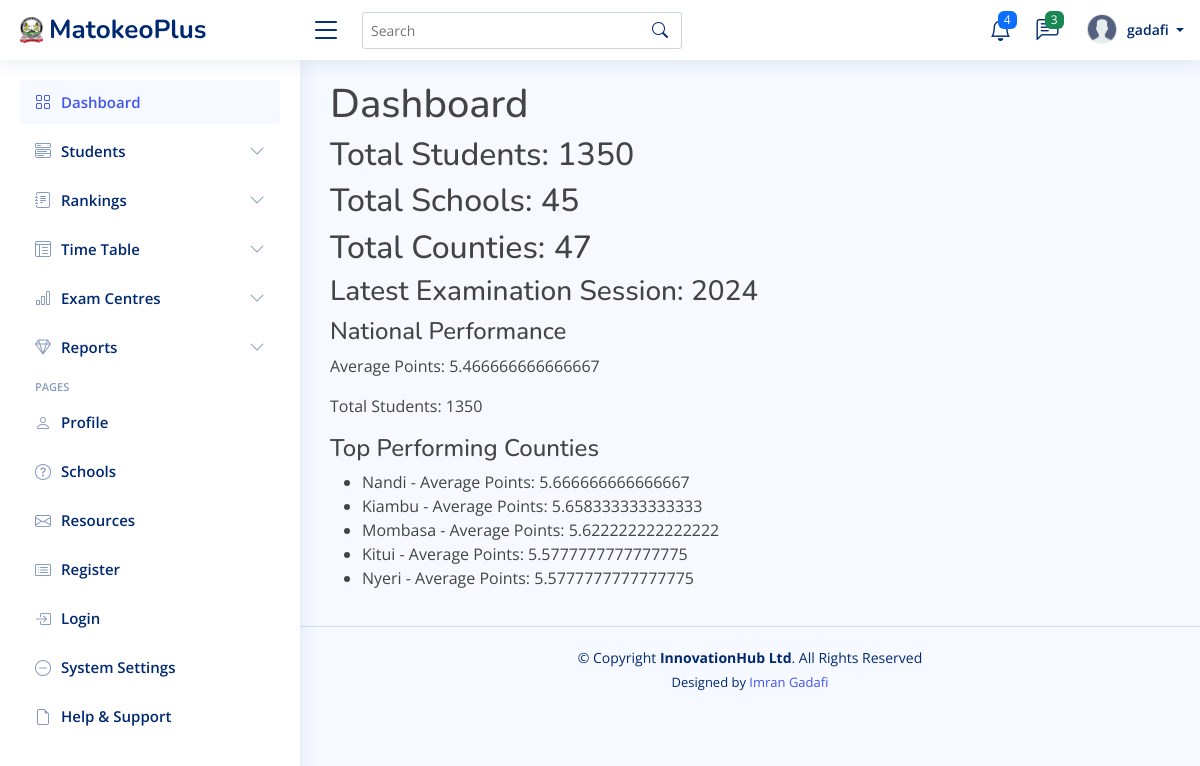
The app's page / (signed in) with its own data.
### portal/models.py (models this page shows, shortened)
class ExaminationSession(models.Model):
    year = models.IntegerField()
    start_date = models.DateField()
    end_date = models.DateField()

class County(models.Model):
    name = models.CharField(max_length=100, unique=True)
    code = models.CharField(max_length=10, unique=True)

### portal/views.py (the view)
# urls.py: path('', views.dashboard, name='dashboard'),
@login_required
def dashboard(request):
    total_students = Student.objects.count()
    total_schools = School.objects.count()
    total_counties = County.objects.count()
    try:
        latest_session = ExaminationSession.objects.latest('year')
        national_performance = StudentOverallPerformance.objects.filter(
            examination_session=latest_session
        ).aggregate(
            mean_points=Avg('total_points'),
            total_students=Count('student')
        )
        top_counties = County.objects.annotate(
            avg_points=Avg('schools__students__overall_performances__total_points')
        ).order_by('-avg_points')[:5]
        context = {
            'total_students': total_students,
            'total_schools': total_schools,
            'total_counties': total_counties,
            'national_performance': national_performance,
            'top_counties': top_counties,
            'latest_session': latest_session
        }
    except ExaminationSession.DoesNotExist:
        context = {
            'total_students': total_students,
            'total_schools': total_schools,
            'total_counties': total_counties,
        }
    return render(request, 'kcse_portal/dashboard.html', context)

### templates/kcse_portal/dashboard.html (shortened to what this page needs)
{% extends "base/base.html" %}
{% block content %}
    <h1>Dashboard</h1>
    <div>
        <h2>Total Students: {{ total_students }}</h2>
        <h2>Total Schools: {{ total_schools }}</h2>
        <h2>Total Counties: {{ total_counties }}</h2>
    </div>
    {% if latest_session %}
        <h3>Latest Examination Session: {{ latest_session.year }}</h3>
        <h4>National Performance</h4>
        <p>Average Points: {{ national_performance.mean_points }}</p>
        <p>Total Students: {{ national_performance.total_students }}</p>
        <h4>Top Performing Counties</h4>
        <ul>
            {% for county in top_counties %}
                <li>{{ county.name }} - Average Points: {{ county.avg_points }}</li>
            {% endfor %}
        </ul>
    {% else %}
        <p>No examination session data available.</p>
    {% endif %}
{% endblock %}

### templates/base/base.html (shortened to what this page needs)
{% load static %}
<!DOCTYPE html>
<html lang="en">
<head>
  <link href="{% static 'assets/vendor/bootstrap/css/bootstrap.min.css'%}" rel="stylesheet">
  <link href="{% static 'assets/vendor/bootstrap-icons/bootstrap-icons.css'%}" rel="stylesheet">
  <link href="{% static 'assets/vendor/boxicons/css/boxicons.min.css'%}" rel="stylesheet">
  <link href="{% static 'assets/vendor/quill/quill.snow.css'%}" rel="stylesheet">
  <link href="{% static 'assets/vendor/quill/quill.bubble.css'%}" rel="stylesheet">
  <link href="{% static 'assets/vendor/remixicon/remixicon.css'%}" rel="stylesheet">
  <link href="{% static 'assets/vendor/simple-datatables/style.css'%}" rel="stylesheet">
  <link href="{% static 'assets/css/style.css'%}" rel="stylesheet">
  <link href="{% static 'assets/css/extra.css'%}" rel="stylesheet">
</head>
  <body>
    {% include "base/navbar.html" %}
    {% include "base/sidebar.html" %}
    <main id="main" class="main">
        {% block content %}{% endblock %}
    </main>
    {% include 'base/footer.html'%}
 </body>
</html>

### templates/base/navbar.html (shortened to what this page needs)
{% load static %}
<header id="header" class="header fixed-top d-flex align-items-center">
    <div class="d-flex align-items-center justify-content-between">
      <a href="{% url 'dashboard'%}" class="logo d-flex align-items-center">
        <img src="{% static 'assets/img/logo2.png'%}" alt="">
        <span class="d-none d-lg-block">MatokeoPlus</span>
      </a>
      <i class="bi bi-list toggle-sidebar-btn"></i>
    </div>
    <div class="search-bar">
      <form class="search-form d-flex align-items-center" method="POST" action="#">
        <input type="text" name="query" placeholder="Search" title="Enter search keyword">
        <button type="submit" title="Search"><i class="bi bi-search"></i></button>
      </form>
    </div>
    <nav class="header-nav ms-auto">
      <ul class="d-flex align-items-center">
        <li class="nav-item dropdown">
          <a class="nav-link nav-icon" href="#" data-bs-toggle="dropdown">
            <i class="bi bi-bell"></i>
            <span class="badge bg-primary badge-number">4</span>
          </a>
        </li>
        <li class="nav-item dropdown">
          <a class="nav-link nav-icon" href="#" data-bs-toggle="dropdown">
            <i class="bi bi-chat-left-text"></i>
            <span class="badge bg-success badge-number">3</span>
          </a>
        </li>
        <li class="nav-item dropdown pe-3">
          <a class="nav-link nav-profile d-flex align-items-center pe-0" href="#" data-bs-toggle="dropdown">
            <img src="{% static 'assets/img/profile.png'%}" alt="Profile" class="rounded-circle">
            <span class="d-none d-md-block dropdown-toggle ps-2">
              {% if user.is_authenticated %}
                   {{ user.username }}
              {% else %}
                  Admin
              {% endif %}
            </span>
          </a>
        </li>
      </ul>
    </nav>
  </header>

### templates/base/sidebar.html (shortened to what this page needs)
{% load static %}
<aside id="sidebar" class="sidebar">
    <ul class="sidebar-nav" id="sidebar-nav">
      <li class="nav-item">
        <a class="nav-link " href="{% url 'dashboard'%}">
          <i class="bi bi-grid"></i>
          <span>Dashboard</span>
        </a>
      </li>
      <li class="nav-item">
        <a class="nav-link collapsed" data-bs-target="#components-nav" data-bs-toggle="collapse" href="#">
          <i class="bi bi-menu-button-wide"></i><span>Students</span><i class="bi bi-chevron-down ms-auto"></i>
        </a>
      </li>
      <li class="nav-item">
        <a class="nav-link collapsed" data-bs-target="#forms-nav" data-bs-toggle="collapse" href="#">
          <i class="bi bi-journal-text"></i><span>Rankings</span><i class="bi bi-chevron-down ms-auto"></i>
        </a>
      </li>
      <li class="nav-item">
        <a class="nav-link collapsed" data-bs-target="#tables-nav" data-bs-toggle="collapse" href="#">
          <i class="bi bi-layout-text-window-reverse"></i><span>Time Table</span><i class="bi bi-chevron-down ms-auto"></i>
        </a>
      </li>
      <li class="nav-item">
        <a class="nav-link collapsed" data-bs-target="#charts-nav" data-bs-toggle="collapse" href="#">
          <i class="bi bi-bar-chart"></i><span>Exam Centres</span><i class="bi bi-chevron-down ms-auto"></i>
        </a>
      </li>
      <li class="nav-item">
        <a class="nav-link collapsed" data-bs-target="#icons-nav" data-bs-toggle="collapse" href="#">
          <i class="bi bi-gem"></i><span>Reports
          </span><i class="bi bi-chevron-down ms-auto"></i>
        </a>
      </li>
      <li class="nav-heading">Pages</li>
      <li class="nav-item">
        <a class="nav-link collapsed" href="#">
          <i class="bi bi-person"></i>
          <span>Profile</span>
        </a>
      </li>
      <li class="nav-item">
        <a class="nav-link collapsed" href="{% url 'all_schools'%}">
          <i class="bi bi-question-circle"></i>
          <span>Schools</span>
        </a>
      </li>
      <li class="nav-item">
        <a class="nav-link collapsed" href="#">
          <i class="bi bi-envelope"></i>
          <span>Resources</span>
        </a>
      </li>
      <li class="nav-item">
        <a class="nav-link collapsed" href="{% url 'register'%}">
          <i class="bi bi-card-list"></i>
          <span>Register</span>
        </a>
      </li>
      <li class="nav-item">
        <a class="nav-link collapsed" href="{% url 'login'%}">
          <i class="bi bi-box-arrow-in-right"></i>
          <span>Login</span>
        </a>
      </li>
      <li class="nav-item">
        <a class="nav-link collapsed" href="#">
          <i class="bi bi-dash-circle"></i>
          <span> System Settings</span>
        </a>
      </li>
      <li class="nav-item">
        <a class="nav-link collapsed" href="#">
          <i class="bi bi-file-earmark"></i>
          <span>Help & Support</span>
        </a>
      </li>
    </ul>
  </aside>

### templates/base/footer.html (shortened to what this page needs)
{% load static %}
  <footer id="footer" class="footer">
    <div class="copyright">
      &copy; Copyright <strong><span>InnovationHub Ltd</span></strong>. All Rights Reserved
    </div>
    <div class="credits">
      Designed by <a href="https://steve-ongera.com/">Imran Gadafi</a>
    </div>
  </footer>

### static/assets/css/style.css (style rules this page uses)
:root { scroll-behavior: smooth; }
body { font-family: "Open Sans", sans-serif; background: #f6f9ff; color: #444444; }
a { color: #4154f1; text-decoration: none; }
h1, h2, h3, h4, h5, h6 { font-family: "Nunito", sans-serif; }
#main { margin-top: 60px; padding: 20px 30px; transition: all 0.3s; }
.logo { line-height: 1; }
@media (min-width: 1200px) { .logo { width: 280px; } }
.logo img { max-height: 26px; margin-right: 6px; }
.logo span { font-size: 26px; font-weight: 700; color: #012970; font-family: "Nunito", sans-serif; }
.header { transition: all 0.5s; z-index: 997; height: 60px; box-shadow: 0px 2px 20px rgba(1, 41, 112, 0.1); background-color: #fff; padding-left: 20px; }
.header .toggle-sidebar-btn { font-size: 32px; padding-left: 10px; cursor: pointer; color: #012970; }
.header .search-bar { min-width: 360px; padding: 0 20px; }
.header .search-form { width: 100%; }
.header .search-form input { border: 0; font-size: 14px; color: #012970; border: 1px solid rgba(1, 41, 112, 0.2); padding: 7px 38px 7px 8px; border-radius: 3px; transition: 0.3s; width: 100%; }
.header .search-form button { border: 0; padding: 0; margin-left: -30px; background: none; }
.header .search-form button i { color: #012970; }
.header-nav ul { list-style: none; }
.header-nav>ul { margin: 0; padding: 0; }
.header-nav .nav-icon { font-size: 22px; color: #012970; margin-right: 25px; position: relative; }
.header-nav .nav-profile { color: #012970; }
.header-nav .nav-profile img { max-height: 36px; }
.header-nav .nav-profile span { font-size: 14px; font-weight: 600; }
.header-nav .badge-number { position: absolute; inset: -2px -5px auto auto; font-weight: normal; font-size: 12px; padding: 3px 6px; }
.sidebar { position: fixed; top: 60px; left: 0; bottom: 0; width: 300px; z-index: 996; transition: all 0.3s; padding: 20px; overflow-y: auto; scrollbar-width: thin; scrollbar-color: #aab7cf transparent; box-shadow: 0px 0px 20px rgba(1, 41, 112, 0.1); background-color: #fff; }
@media (min-width: 1200px) { #main, #footer { margin-left: 300px; } }
.sidebar-nav { padding: 0; margin: 0; list-style: none; }
.sidebar-nav li { padding: 0; margin: 0; list-style: none; }
.sidebar-nav .nav-item { margin-bottom: 5px; }
.sidebar-nav .nav-heading { font-size: 11px; text-transform: uppercase; color: #899bbd; font-weight: 600; margin: 10px 0 5px 15px; }
.sidebar-nav .nav-link { display: flex; align-items: center; font-size: 15px; font-weight: 600; color: #4154f1; transition: 0.3; background: #f6f9ff; padding: 10px 15px; border-radius: 4px; }
.sidebar-nav .nav-link i { font-size: 16px; margin-right: 10px; color: #4154f1; }
.sidebar-nav .nav-link.collapsed { color: #012970; background: #fff; }
.sidebar-nav .nav-link.collapsed i { color: #899bbd; }
.sidebar-nav .nav-link .bi-chevron-down { margin-right: 0; transition: transform 0.2s ease-in-out; }
.footer { padding: 20px 0; font-size: 14px; transition: all 0.3s; border-top: 1px solid #cddfff; }
.footer .copyright { text-align: center; color: #012970; }
.footer .credits { padding-top: 5px; text-align: center; font-size: 13px; color: #012970; }

### records on screen
ExaminationSession: year "2024"
County: name "Nandi", avg_points "5.666666666666667"
County: name "Kiambu", avg_points "5.658333333333333"
County: name "Mombasa", avg_points "5.622222222222222"
County: name "Kitui", avg_points "5.5777777777777775"
County: name "Nyeri", avg_points "5.5777777777777775"

### other values on screen
{{ user.username }} "gadafi"
{{ total_students }} "1350"
{{ total_schools }} "45"
{{ total_counties }} "47"
{{ national_performance.mean_points }} "5.466666666666667"
{{ national_performance.total_students }} "1350"
